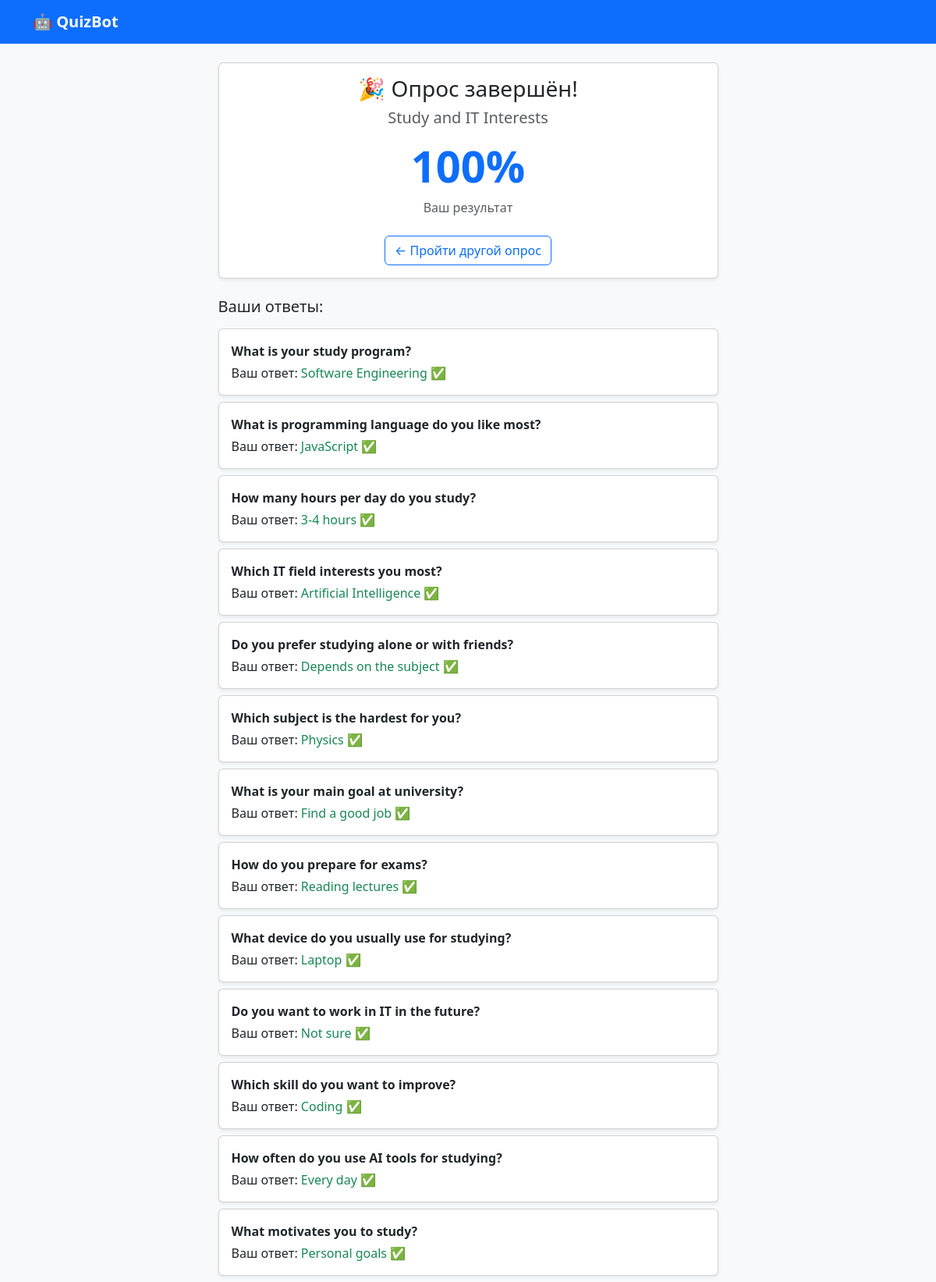
Screenshot of /results/2/ with the database file from the repository.
### surveys/models.py (models this page shows, shortened)
class UserSession(models.Model):
    quiz = models.ForeignKey(Quiz, on_delete=models.CASCADE)
    started_at = models.DateTimeField(auto_now_add=True)
    finished_at = models.DateTimeField(null=True, blank=True)
    score = models.IntegerField(default=0)

class Quiz(models.Model):
    title = models.CharField(max_length=200)
    description = models.TextField(blank=True)
    created_at = models.DateTimeField(auto_now_add=True)
    is_active = models.BooleanField(default=True)

class UserResponse(models.Model):
    session = models.ForeignKey(UserSession, on_delete=models.CASCADE,
                                 related_name='responses')
    question = models.ForeignKey(Question, on_delete=models.CASCADE)
    selected_answer = models.ForeignKey(Answer, on_delete=models.CASCADE,
                                         null=True, blank=True)

class Question(models.Model):
    quiz = models.ForeignKey(Quiz, on_delete=models.CASCADE,
                             related_name='questions')
    text = models.TextField()
    order = models.PositiveIntegerField(default=0)
    class Meta:
        ordering = ['order']

class Answer(models.Model):
    question = models.ForeignKey(Question, on_delete=models.CASCADE,
                                  related_name='answers')
    text = models.CharField(max_length=300)
    is_correct = models.BooleanField(default=False)

### surveys/views.py (the view)
# urls.py: path('results/<int:session_id>/', views.quiz_results, name='quiz_results'),
def quiz_results(request, session_id):
    session = get_object_or_404(UserSession, id=session_id)
    responses = session.responses.select_related('question',
                                                   'selected_answer')
    return render(request, 'surveys/results.html', {
        'session': session,
        'responses': responses,
    })

### surveys/templates/surveys/results.html (shortened to what this page needs)
{% extends 'surveys/base.html' %}
{% block content %}
<div class="row justify-content-center">
    <div class="col-md-7">
        <div class="card shadow-sm mb-4">
            <div class="card-body text-center">
                <h3>🎉 Опрос завершён!</h3>
                <h5 class="text-muted">{{ session.quiz.title }}</h5>
                <div class="display-4 fw-bold text-primary mt-3">
                    {{ session.score }}%
                </div>
                <p class="text-muted mt-2">Ваш результат</p>
                <a href="{% url 'home' %}" class="btn btn-outline-primary mt-2">
                    ← Пройти другой опрос
                </a>
            </div>
        </div>
        <h5 class="mb-3">Ваши ответы:</h5>
        {% for response in responses %}
        <div class="card mb-2 shadow-sm">
            <div class="card-body">
                <p class="fw-bold mb-1">{{ response.question.text }}</p>
                {% if response.selected_answer %}
                    <p class="mb-0">
                        Ваш ответ:
                        <span class="{% if response.selected_answer.is_correct %}text-success{% else %}text-danger{% endif %}">
                            {{ response.selected_answer.text }}
                            {% if response.selected_answer.is_correct %}✅{% else %}❌{% endif %}
                        </span>
                    </p>
                {% endif %}
            </div>
        </div>
        {% endfor %}
    </div>
</div>
{% endblock %}

### surveys/templates/surveys/base.html (shortened to what this page needs)
<!DOCTYPE html>
<html lang="ru">
<head>
    <link href="https://cdn.jsdelivr.net/npm/bootstrap@5.3.0/dist/css/bootstrap.min.css" rel="stylesheet">
</head>
<body class="bg-light">
<nav class="navbar navbar-dark bg-primary">
    <div class="container">
        <a class="navbar-brand fw-bold" href="{% url 'home' %}">🤖 QuizBot</a>
    </div>
</nav>
<div class="container mt-4">
    {% block content %}{% endblock %}
</div>
</body>
</html>

### rows the page displays
UserSession: quiz "Study and IT Interests", score "100"
UserResponse: question.text "What is your study program?", selected_answer.text "Software Engineering"
UserResponse: question.text "What is programming language do you like most?", selected_answer.text "JavaScript"
UserResponse: question.text "How many hours per day do you study?", selected_answer.text "3-4 hours"
UserResponse: question.text "Which IT field interests you most?", selected_answer.text "Artificial Intelligence"
UserResponse: question.text "Do you prefer studying alone or with friends?", selected_answer.text "Depends on the subject"
UserResponse: question.text "Which subject is the hardest for you?", selected_answer.text "Physics"
UserResponse: question.text "What is your main goal at university?", selected_answer.text "Find a good job"
UserResponse: question.text "How do you prepare for exams?", selected_answer.text "Reading lectures"
UserResponse: question.text "What device do you usually use for studying?", selected_answer.text "Laptop"
UserResponse: question.text "Do you want to work in IT in the future?", selected_answer.text "Not sure"
UserResponse: question.text "Which skill do you want to improve?", selected_answer.text "Coding"
UserResponse: question.text "How often do you use AI tools for studying?", selected_answer.text "Every day"
UserResponse: question.text "What motivates you to study?", selected_answer.text "Personal goals"
